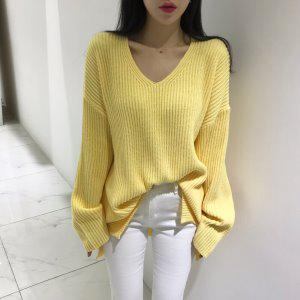
#> input picture data/scrapy_data/neat/[5컬러_니쥬_브이넥_골지_루즈핏_니트]_0_.jpg, 300 x 300 px
$ python akaze_tes.py
#> lines starting #> are read from the running program, lines starting #| are printed output that depends on the picture
import cv2
import numpy as np


# [5 lines of commented-out code are left out]


template_path = "../data/scrapy_data/neat/"
template_filename = "[5컬러_니쥬_브이넥_골지_루즈핏_니트]_0_.jpg"

sample_path = "../data/scrapy_data/neat/"
sample_fiilename = "[5컬러_니쥬_브이넥_골지_루즈핏_니트]_2_.jpg"


result_path = ""
result_name = ""

akaze = cv2.AKAZE_create()


# Read chracter image and calculate feature quantity
expand_template = 2
whitespace = 20

template_temp = cv2.imread(template_path + template_filename, 0)
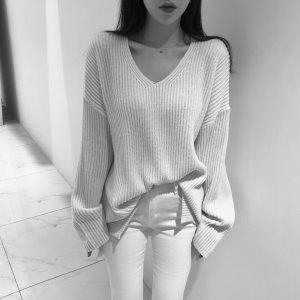
#> template_temp: shape (300, 300); min 0, max 255, mean 180.7
height, width = template_temp.shape[:2]
#> height = 300; width = 300
template_img = np.ones((height + whitespace*2, width + whitespace*2), np.uint8) * 255

template_img[whitespace:whitespace+ height, whitespace:whitespace+width] = template_temp
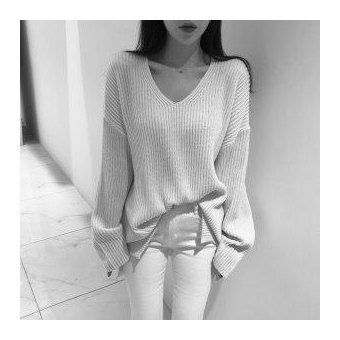
#> template_img: shape (340, 340); min 0, max 255, mean 197.2
template_img = cv2.resize(template_img, None, fx = expand_template, fy = expand_template)
#> template_img: shape (680, 680)
kp_temp, des_temp = akaze.detectAndCompute(template_img, None)
#> kp_temp = 330 keypoints; strongest (x, y, size): (44, 43, 5.7), (447, 465, 8.1), (446, 465, 5.7), (438, 43, 5.7)

# Load floor plan and calculate feature quantity
expand_sample = 2
sample_img = cv2.imread(sample_path+ sample_fiilename, 0)
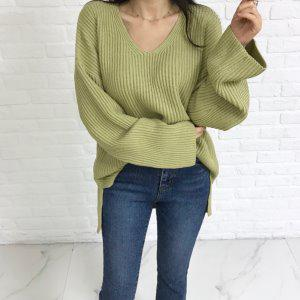
#> input picture data/scrapy_data/neat/[5컬러_니쥬_브이넥_골지_루즈핏_니트]_2_.jpg, 300 x 300 px
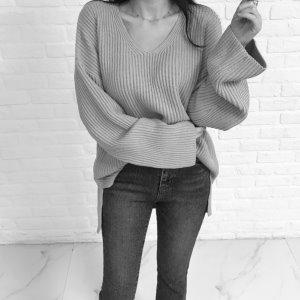
#> sample_img: shape (300, 300); min 5, max 255, mean 178.5
sample_img = cv2.resize(sample_img, None, fx=expand_sample, fy=expand_sample)
#> sample_img: shape (600, 600)
kp_samp, des_samp = akaze.detectAndCompute(sample_img, None)
#> kp_samp = 290 keypoints; strongest (x, y, size): (307, 422, 8.1), (308, 420, 5.7), (307, 425, 11.4), (502, 89, 11.4)


# Feature amount matching execution
bf = cv2.BFMatcher()
matches = bf.knnMatch(des_temp, des_samp, k=2)
#> matches = 330 matches

# Extract only those with high matching accuracy
ratio = 0.5
good = []
for m, n in matches:
    if m.distance < ratio*n.distance:
        good.append([m])
#> after the loop, good = []


# Draw and save the matching result
cv2.namedWindow("Result", cv2.WINDOW_KEEPRATIO|cv2.WINDOW_NORMAL)
result_img = cv2.drawMatchesKnn(template_img, kp_temp, sample_img, kp_samp, good, None, flags=0)
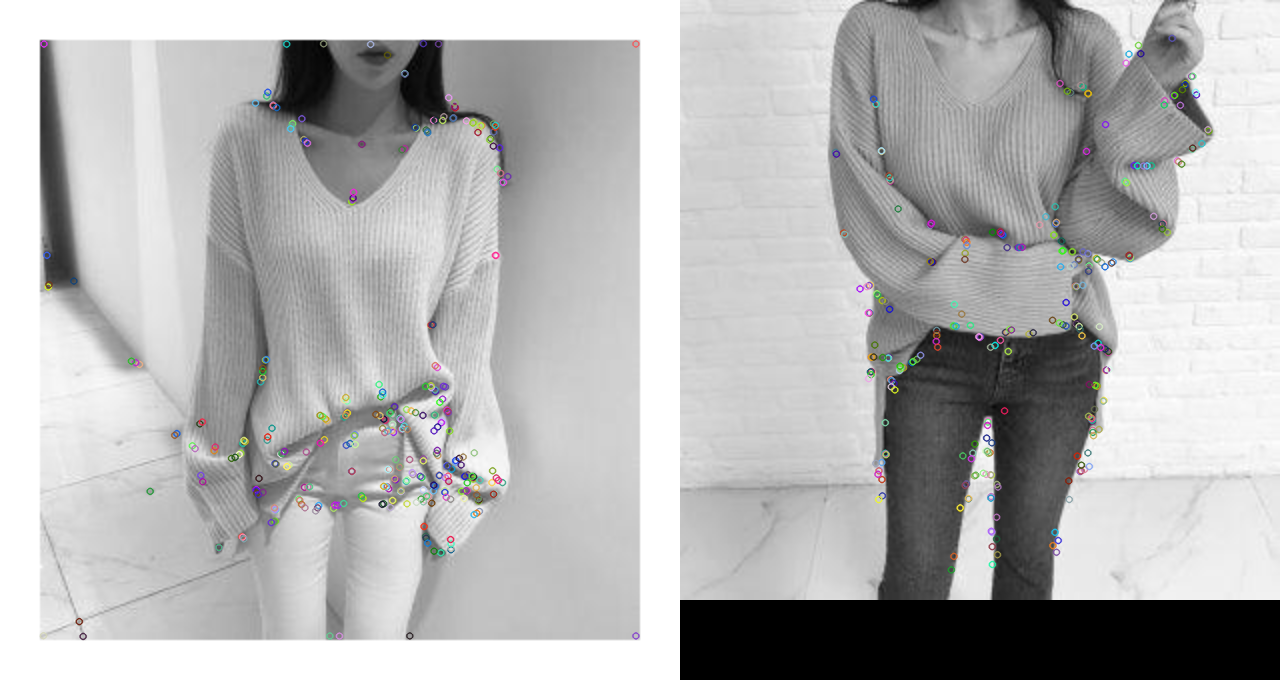
#> result_img: shape (680, 1280, 3); mean of channels 0, 1, 2 178.3, 178.3, 178.3; drawn as B, G, R
cv2.imshow("Result", result_img)
cv2.waitKey(0)
